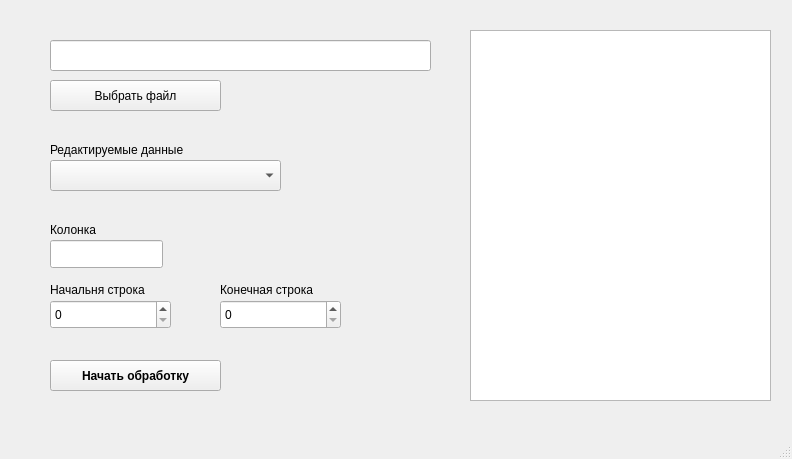
<?xml version="1.0" encoding="UTF-8"?>
<ui version="4.0">
 <class>MainWindow</class>
 <widget class="QMainWindow" name="MainWindow">
  <property name="geometry">
   <rect>
    <x>0</x>
    <y>0</y>
    <width>792</width>
    <height>459</height>
   </rect>
  </property>
  <property name="font">
   <font>
    <bold>false</bold>
   </font>
  </property>
  <property name="windowTitle">
   <string>Excel Corrector</string>
  </property>
  <widget class="QWidget" name="centralwidget">
   <widget class="QLineEdit" name="patch_file">
    <property name="geometry">
     <rect>
      <x>50</x>
      <y>40</y>
      <width>381</width>
      <height>31</height>
     </rect>
    </property>
   </widget>
   <widget class="QPushButton" name="select_file">
    <property name="geometry">
     <rect>
      <x>50</x>
      <y>80</y>
      <width>171</width>
      <height>31</height>
     </rect>
    </property>
    <property name="text">
     <string>Выбрать файл</string>
    </property>
   </widget>
   <widget class="QComboBox" name="list">
    <property name="geometry">
     <rect>
      <x>50</x>
      <y>160</y>
      <width>231</width>
      <height>31</height>
     </rect>
    </property>
    <property name="currentText">
     <string comment="Редактируемые данные"/>
    </property>
    <property name="placeholderText">
     <string>Редактируемые данные</string>
    </property>
    <property name="duplicatesEnabled">
     <bool>false</bool>
    </property>
    <item>
     <property name="text">
      <string>Email</string>
     </property>
    </item>
    <item>
     <property name="text">
      <string>Телефонный номер</string>
     </property>
    </item>
   </widget>
   <widget class="QLabel" name="label">
    <property name="geometry">
     <rect>
      <x>50</x>
      <y>140</y>
      <width>231</width>
      <height>20</height>
     </rect>
    </property>
    <property name="text">
     <string>Редактируемые данные</string>
    </property>
   </widget>
   <widget class="QLabel" name="label_2">
    <property name="geometry">
     <rect>
      <x>50</x>
      <y>280</y>
      <width>131</width>
      <height>20</height>
     </rect>
    </property>
    <property name="text">
     <string>Начальня строка</string>
    </property>
   </widget>
   <widget class="QLabel" name="label_3">
    <property name="geometry">
     <rect>
      <x>220</x>
      <y>280</y>
      <width>131</width>
      <height>20</height>
     </rect>
    </property>
    <property name="text">
     <string>Конечная строка</string>
    </property>
   </widget>
   <widget class="QTextEdit" name="logs">
    <property name="geometry">
     <rect>
      <x>470</x>
      <y>30</y>
      <width>301</width>
      <height>371</height>
     </rect>
    </property>
   </widget>
   <widget class="QPushButton" name="start">
    <property name="geometry">
     <rect>
      <x>50</x>
      <y>360</y>
      <width>171</width>
      <height>31</height>
     </rect>
    </property>
    <property name="font">
     <font>
      <bold>true</bold>
     </font>
    </property>
    <property name="text">
     <string>Начать обработку</string>
    </property>
    <property name="checkable">
     <bool>false</bool>
    </property>
   </widget>
   <widget class="QLineEdit" name="column">
    <property name="geometry">
     <rect>
      <x>50</x>
      <y>240</y>
      <width>113</width>
      <height>28</height>
     </rect>
    </property>
   </widget>
   <widget class="QLabel" name="label_4">
    <property name="geometry">
     <rect>
      <x>50</x>
      <y>220</y>
      <width>63</width>
      <height>20</height>
     </rect>
    </property>
    <property name="text">
     <string>Колонка</string>
    </property>
   </widget>
   <widget class="QSpinBox" name="start_row">
    <property name="geometry">
     <rect>
      <x>50</x>
      <y>300</y>
      <width>121</width>
      <height>29</height>
     </rect>
    </property>
    <property name="maximum">
     <number>1000000000</number>
    </property>
   </widget>
   <widget class="QSpinBox" name="end_row">
    <property name="geometry">
     <rect>
      <x>220</x>
      <y>300</y>
      <width>121</width>
      <height>29</height>
     </rect>
    </property>
    <property name="maximum">
     <number>1000000000</number>
    </property>
   </widget>
  </widget>
  <widget class="QMenuBar" name="menubar">
   <property name="geometry">
    <rect>
     <x>0</x>
     <y>0</y>
     <width>792</width>
     <height>25</height>
    </rect>
   </property>
  </widget>
  <widget class="QStatusBar" name="statusbar"/>
 </widget>
 <resources/>
 <connections/>
</ui>
